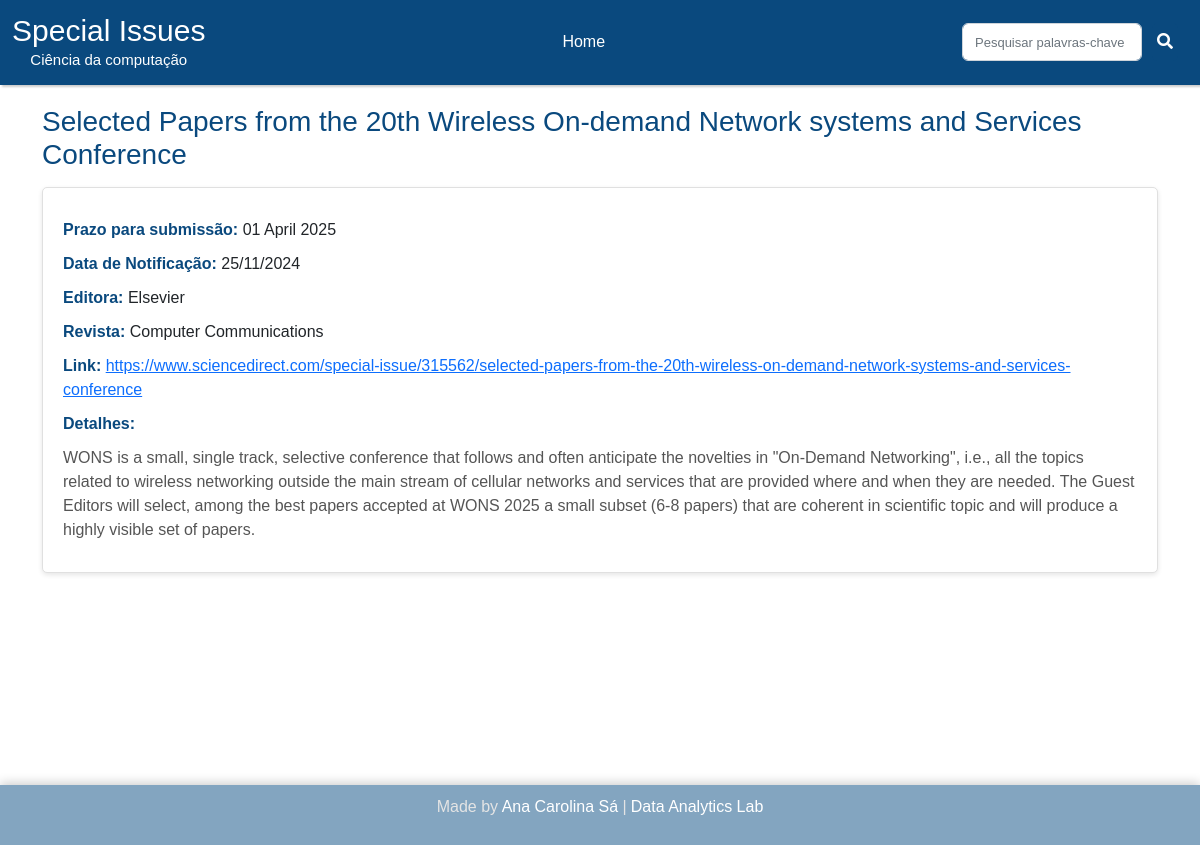
Screenshot of /detalhes/77 with the database file from the repository.
### website/adm/models.py (models this page shows)
class SPI(db.Model):
    id = db.Column(db.Integer, primary_key=True)
    editora = db.Column(db.String, unique=False, nullable=False)
    revista = db.Column(db.String, unique=False, nullable=False)
    titulo = db.Column(db.String, unique=False, nullable=False)
    link = db.Column(db.String, unique=True, nullable=False)
    prazo = db.Column(db.String, unique=False, nullable=False)
    datanot = db.Column(db.Date, unique=False, nullable=False)
    detalhes = db.Column(db.String, unique=False, nullable=False)

### website/users/users_rotas.py (the view)
@app.route('/detalhes/<int:id>', methods=['GET'])
def users_detalhes(id):
    spi = SPI.query.get(id)
    if spi:
        return render_template('users/users_detalhes.html', spi=spi, title='Detalhes da Special Issue')
    else:
        flash('Special Issue não encontrado', 'danger')
        return redirect(url_for('user.home'))

### website/templates/users/users_detalhes.html
{% extends 'layout.html' %}
{% block content %}
{% include 'users/users_navbar.html' %}
<link rel="stylesheet" type="text/css" href="{{ url_for('static', filename='css/detalhes.css') }}">
<div class="container">
    <h1 class="special-issue-title">{{ spi.titulo }}</h1>
    <div class="special-issue-details">
        <p><b>Prazo para submissão:</b> <span>{{ spi.prazo }}</span></p>
        <p><b>Data de Notificação:</b> <span>{{ spi.datanot.strftime('%d/%m/%Y') }}</span></p>
        <p><b>Editora:</b> <span>{{ spi.editora }}</span></p>
        <p><b>Revista:</b> <span>{{ spi.revista }}</span></p>
        <p><b>Link:</b> <a href="{{ spi.link }}" target="_blank">{{ spi.link }}</a></p>
        <p><b>Detalhes:</b></p>
        <p class="description">{{ spi.detalhes|safe }}</p>
    </div>
</div>
{% include 'footer.html' %}
{% endblock content %}

### website/static/css/styles_nav.css (style rules this page uses)
* { font-family: 'Aileron', sans-serif; }

### website/static/css/detalhes.css (style rules this page uses)
* { box-sizing: border-box; }
html, body { height: 100%; margin: 0; }
.container { display: flex; flex-direction: column; flex: 1; padding: 20px; min-height: calc(100vh - 100px); }
.special-issue-title { font-size: 28px; color: #0a497e; margin-bottom: 15px; }
.special-issue-details { border: 1px solid #e0e0e0; border-radius: 5px; padding: 20px; background-color: #ffffff; box-shadow: 0 2px 5px rgba(0, 0, 0, 0.1); }
.special-issue-details p { margin: 10px 0; }
.special-issue-details b { color: #0a497e; }
.description { color: #555; margin-top: 10px; }
a { color: #0a497e; text-decoration: underline; }

### rows the page displays
SPI: titulo "Selected Papers from the 20th Wireless On-demand Network systems and Services Conference", prazo "01 April 2025", datanot "25/11/2024", editora "Elsevier", revista "Computer Communications", link "https://www.sciencedirect.com/special-issue/315562/selected-papers-from-the-20th-wireless-on-demand-network-systems-and-services-conference", detalhes "WONS is a small, single track, selective conference that follows and often anticipate the novelties in \"On-Demand Networking\", i.e., all the topics related to wireless networking outside the main stream of cellular networks and services that are provided where and when they are needed. The Guest Editors will select, among the best papers accepted at WONS 2025 a small subset (6-8 papers) that are coherent in scientific topic and will produce a highly visible set of papers."
